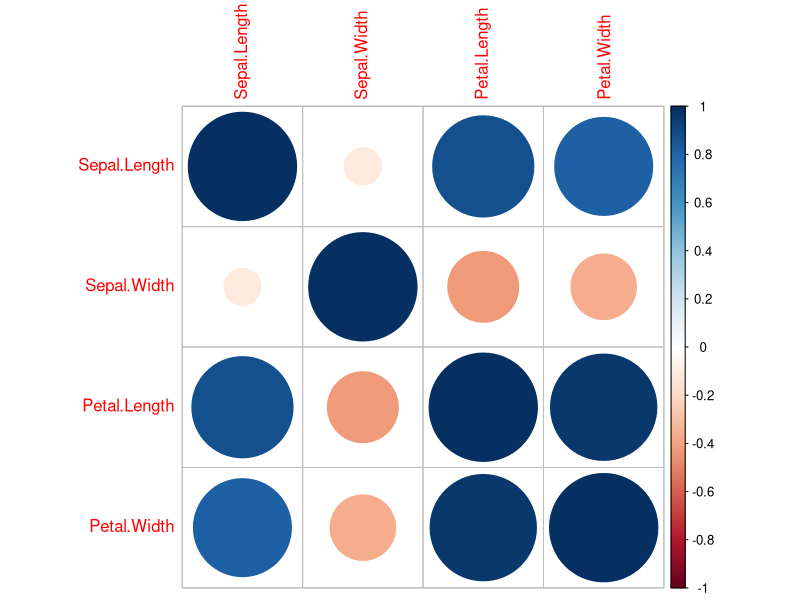

The R script that drew this image:
cor_matrix <- cor(iris[,1:4]) # Correlation matrix for numeric columns in iris
print(cor_matrix)


library(corrplot)
corrplot(cor_matrix, method = "circle") # Correlation plot for iris dataset

anova_result <- aov(Sepal.Length ~ Species, data = iris) # ANOVA on iris dataset
summary(anova_result)